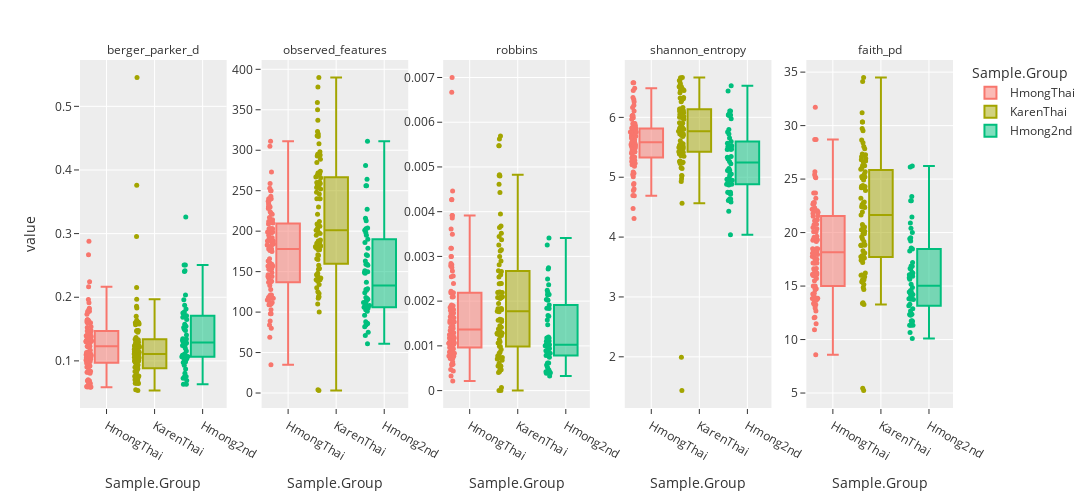

The cell this chart's notebook holds for it:
### Code cell
# Swedish child paper analysis

import pandas as pd
import plotly.express as px
import plotly.io as pio

pio.templates.default = "simple_white"
px.defaults.template = "ggplot2"

df = pd.read_csv('alpha_aggregated.tsv', sep = '\t')
df_new = df[df['folder']== '514_imp_project']
metrics = ['berger_parker_d' , 'observed_features', 'robbins', 'shannon_entropy', 'faith_pd']
fig = px.box(df_new, y = metrics, x = 'Sample.Group', facet_col ="variable", color='Sample.Group', width= 1300, height=500,
            facet_col_spacing=0.04,  category_orders={'stage' : ['NB', '5Y']}, points = 'all')
fig.update_yaxes(matches=None)
fig.update_traces(marker=dict(size=5))
fig.for_each_annotation(lambda a: a.update(text=a.text.split("=")[-1]))
fig.update_xaxes(showticklabels=True)
fig.update_yaxes(showticklabels=True)

fig.update_layout(
    template = 'ggplot2'
)
fig.show()
fig.write_image("dash_514.svg")

### Figure 1 — Plotly figure (JSON) as saved in the notebook; plotly's stock layout.template omitted (floating-point values rounded to 4 significant figures)
{"data": [{"alignmentgroup": "True", "boxpoints": "all", "hovertemplate": "Sample.Group=%{x}<br>variable=berger_parker_d<br>value=%{y}<extra></extra>", "legendgroup": "HmongThai", "marker": {"color": "#F8766D", "size": 5}, "name": "HmongThai", "notched": false, "offsetgroup": "HmongThai", "orientation": "v", "showlegend": true, "type": "box", "x": ["HmongThai", "HmongThai", "HmongThai", "HmongThai", "HmongThai", "HmongThai", "HmongThai", "HmongThai", "HmongThai", "HmongThai", "HmongThai", "HmongThai", "HmongThai", "HmongThai", "HmongThai", "HmongThai", "HmongThai", "HmongThai", "HmongThai", "HmongThai", "HmongThai", "HmongThai", "HmongThai", "HmongThai", "HmongThai", "HmongThai", "HmongThai", "HmongThai", "HmongThai", "HmongThai", "HmongThai", "HmongThai", "HmongThai", "HmongThai", "HmongThai", "HmongThai", "HmongThai", "HmongThai", "HmongThai", "HmongThai", "HmongThai", "HmongThai", "HmongThai", "HmongThai", "HmongThai", "HmongThai", "HmongThai", "HmongThai", "HmongThai", "HmongThai", "HmongThai", "HmongThai", "HmongThai", "HmongThai", "HmongThai", "HmongThai", "HmongThai", "HmongThai", "HmongThai", "HmongThai", "HmongThai", "HmongThai", "HmongThai", "HmongThai", "HmongThai", "HmongThai", "HmongThai", "HmongThai", "HmongThai", "HmongThai", "HmongThai", "HmongThai", "HmongThai", "HmongThai", "HmongThai", "HmongThai", "HmongThai", "HmongThai", "HmongThai", "HmongThai", "HmongThai", "HmongThai", "HmongThai", "HmongThai", "HmongThai", "HmongThai", "HmongThai", "HmongThai", "HmongThai", "HmongThai", "HmongThai", "HmongThai", "HmongThai", "HmongThai", "HmongThai", "HmongThai"], "x0": " ", "xaxis": "x", "y": [0.09783, 0.0991, 0.1731, 0.1613, 0.13, 0.1082, 0.1369, 0.1464, 0.123, 0.1322, 0.2882, 0.1308, 0.09369, 0.07042, 0.136, 0.1051, 0.1369, 0.1027, 0.1125, 0.08372, 0.1067, 0.06427, 0.1827, 0.1393, 0.1169, 0.1141, 0.1637, 0.2164, 0.1964, 0.1132, 0.1468, 0.09021, 0.0991, 0.1598, 0.1524, 0.1284, 0.1591, 0.2669, 0.09605, 0.1073, 0.06821, 0.1219, 0.06616, 0.123, 0.1308, 0.178, 0.1286, 0.0806, 0.134, 0.1308, 0.1472, 0.05869, 0.177, 0.09814, 0.1444, 0.1816, 0.09022, 0.08199, 0.08228, 0.09214, 0.09082, 0.101, 0.178, 0.1387, 0.06879, 0.1086, 0.1109, 0.1598, 0.1363, 0.101, 0.1601, 0.1535, 0.1096, 0.1046, 0.1373, 0.1125, 0.1082, 0.1228, 0.1322, 0.0621, 0.09654, 0.1645, 0.05989, 0.2243, 0.05904, 0.1635, 0.06645, 0.05904, 0.0844, 0.1646, 0.06879, 0.1428, 0.1912, 0.1407, 0.1429, 0.1066], "y0": " ", "yaxis": "y"}, {"alignmentgroup": "True", "boxpoints": "all", "hovertemplate": "Sample.Group=%{x}<br>variable=observed_features<br>value=%{y}<extra></extra>", "legendgroup": "HmongThai", "marker": {"color": "#F8766D", "size": 5}, "name": "HmongThai", "notched": false, "offsetgroup": "HmongThai", "orientation": "v", "showlegend": false, "type": "box", "x": ["HmongThai", "HmongThai", "HmongThai", "HmongThai", "HmongThai", "HmongThai", "HmongThai", "HmongThai", "HmongThai", "HmongThai", "HmongThai", "HmongThai", "HmongThai", "HmongThai", "HmongThai", "HmongThai", "HmongThai", "HmongThai", "HmongThai", "HmongThai", "HmongThai", "HmongThai", "HmongThai", "HmongThai", "HmongThai", "HmongThai", "HmongThai", "HmongThai", "HmongThai", "HmongThai", "HmongThai", "HmongThai", "HmongThai", "HmongThai", "HmongThai", "HmongThai", "HmongThai", "HmongThai", "HmongThai", "HmongThai", "HmongThai", "HmongThai", "HmongThai", "HmongThai", "HmongThai", "HmongThai", "HmongThai", "HmongThai", "HmongThai", "HmongThai", "HmongThai", "HmongThai", "HmongThai", "HmongThai", "HmongThai", "HmongThai", "HmongThai", "HmongThai", "HmongThai", "HmongThai", "HmongThai", "HmongThai", "HmongThai", "HmongThai", "HmongThai", "HmongThai", "HmongThai", "HmongThai", "HmongThai", "HmongThai", "HmongThai", "HmongThai", "HmongThai", "HmongThai", "HmongThai", "HmongThai", "HmongThai", "HmongThai", "HmongThai", "HmongThai", "HmongThai", "HmongThai", "HmongThai", "HmongThai", "HmongThai", "HmongThai", "HmongThai", "HmongThai", "HmongThai", "HmongThai", "HmongThai", "HmongThai", "HmongThai", "HmongThai", "HmongThai", "HmongThai"], "x0": " ", "xaxis": "x2", "y": [128, 188, 230, 138, 98, 203, 117, 80, 250, 191, 112, 153, 153, 110, 180, 198, 117, 116, 89, 238, 163, 259, 214, 212, 195, 115, 146, 138, 35, 224, 184, 221, 188, 121, 144, 144, 160, 118, 178, 157, 161, 175, 217, 240, 222, 183, 111, 176, 84, 153, 228, 234, 159, 137, 243, 120, 311, 273, 237, 305, 121, 109, 183, 156, 199, 253, 189, 250, 154, 109, 103, 192, 232, 142, 230, 133, 203, 210, 191, 240, 98, 203, 188, 69, 203, 187, 209, 203, 178, 138, 199, 149, 137, 166, 181, 157], "y0": " ", "yaxis": "y2"}, {"alignmentgroup": "True", "boxpoints": "all", "hovertemplate": "Sample.Group=%{x}<br>variable=robbins<br>value=%{y}<extra></extra>", "legendgroup": "HmongThai", "marker": {"color": "#F8766D", "size": 5}, "name": "HmongThai", "notched": false, "offsetgroup": "HmongThai", "orientation": "v", "showlegend": false, "type": "box", "x": ["HmongThai", "HmongThai", "HmongThai", "HmongThai", "HmongThai", "HmongThai", "HmongThai", "HmongThai", "HmongThai", "HmongThai", "HmongThai", "HmongThai", "HmongThai", "HmongThai", "HmongThai", "HmongThai", "HmongThai", "HmongThai", "HmongThai", "HmongThai", "HmongThai", "HmongThai", "HmongThai", "HmongThai", "HmongThai", "HmongThai", "HmongThai", "HmongThai", "HmongThai", "HmongThai", "HmongThai", "HmongThai", "HmongThai", "HmongThai", "HmongThai", "HmongThai", "HmongThai", "HmongThai", "HmongThai", "HmongThai", "HmongThai", "HmongThai", "HmongThai", "HmongThai", "HmongThai", "HmongThai", "HmongThai", "HmongThai", "HmongThai", "HmongThai", "HmongThai", "HmongThai", "HmongThai", "HmongThai", "HmongThai", "HmongThai", "HmongThai", "HmongThai", "HmongThai", "HmongThai", "HmongThai", "HmongThai", "HmongThai", "HmongThai", "HmongThai", "HmongThai", "HmongThai", "HmongThai", "HmongThai", "HmongThai", "HmongThai", "HmongThai", "HmongThai", "HmongThai", "HmongThai", "HmongThai", "HmongThai", "HmongThai", "HmongThai", "HmongThai", "HmongThai", "HmongThai", "HmongThai", "HmongThai", "HmongThai", "HmongThai", "HmongThai", "HmongThai", "HmongThai", "HmongThai", "HmongThai", "HmongThai", "HmongThai", "HmongThai", "HmongThai", "HmongThai"], "x0": " ", "xaxis": "x3", "y": [0.0003258, 0.001077, 0.00134, 0.002815, 0.002092, 0.001052, 0.003183, 0.001627, 0.0009998, 0.003913, 0.003498, 0.001535, 0.001813, 0.002561, 0.001858, 0.001677, 0.003183, 0.003859, 0.0009372, 0.001734, 0.0009401, 0.001062, 0.00167, 0.001436, 0.0009431, 0.00125, 0.004274, 0.001151, 0.004464, 0.001898, 0.002752, 0.001802, 0.001077, 0.002392, 0.001169, 0.001565, 0.001101, 0.00284, 0.001415, 0.002547, 0.00179, 0.0007718, 0.0005747, 0.001894, 0.001113, 0.0008604, 0.007002, 0.002101, 0.001346, 0.001535, 0.0006381, 0.0008335, 0.002791, 0.00667, 0.0009123, 0.002219, 0.001245, 0.001264, 0.001028, 0.001116, 0.001032, 0.0007166, 0.0008604, 0.001059, 0.000769, 0.000962, 0.0004359, 0.0008271, 0.001175, 0.0007166, 0.00152, 0.001443, 0.001719, 0.004265, 0.0005863, 0.0005936, 0.001052, 0.0004708, 0.003913, 0.002997, 0.0002152, 0.001213, 0.001293, 0.0008628, 0.002187, 0.0007134, 0.0009696, 0.002187, 0.001198, 0.001652, 0.000769, 0.00361, 0.00139, 0.002671, 0.002997, 0.001916], "y0": " ", "yaxis": "y3"}, {"alignmentgroup": "True", "boxpoints": "all", "hovertemplate": "Sample.Group=%{x}<br>variable=shannon_entropy<br>value=%{y}<extra></extra>", "legendgroup": "HmongThai", "marker": {"color": "#F8766D", "size": 5}, "name": "HmongThai", "notched": false, "offsetgroup": "HmongThai", "orientation": "v", "showlegend": false, "type": "box", "x": ["HmongThai", "HmongThai", "HmongThai", "HmongThai", "HmongThai", "HmongThai", "HmongThai", "HmongThai", "HmongThai", "HmongThai", "HmongThai", "HmongThai", "HmongThai", "HmongThai", "HmongThai", "HmongThai", "HmongThai", "HmongThai", "HmongThai", "HmongThai", "HmongThai", "HmongThai", "HmongThai", "HmongThai", "HmongThai", "HmongThai", "HmongThai", "HmongThai", "HmongThai", "HmongThai", "HmongThai", "HmongThai", "HmongThai", "HmongThai", "HmongThai", "HmongThai", "HmongThai", "HmongThai", "HmongThai", "HmongThai", "HmongThai", "HmongThai", "HmongThai", "HmongThai", "HmongThai", "HmongThai", "HmongThai", "HmongThai", "HmongThai", "HmongThai", "HmongThai", "HmongThai", "HmongThai", "HmongThai", "HmongThai", "HmongThai", "HmongThai", "HmongThai", "HmongThai", "HmongThai", "HmongThai", "HmongThai", "HmongThai", "HmongThai", "HmongThai", "HmongThai", "HmongThai", "HmongThai", "HmongThai", "HmongThai", "HmongThai", "HmongThai", "HmongThai", "HmongThai", "HmongThai", "HmongThai", "HmongThai", "HmongThai", "HmongThai", "HmongThai", "HmongThai", "HmongThai", "HmongThai", "HmongThai", "HmongThai", "HmongThai", "HmongThai", "HmongThai", "HmongThai", "HmongThai", "HmongThai", "HmongThai", "HmongThai", "HmongThai", "HmongThai", "HmongThai"], "x0": " ", "xaxis": "x4", "y": [5.336, 5.896, 5.707, 5.475, 5.048, 5.756, 5.425, 4.691, 5.688, 5.736, 4.894, 5.541, 5.686, 5.393, 5.896, 5.788, 5.425, 5.525, 5.067, 6.024, 5.461, 6.261, 5.687, 6.037, 5.751, 5.281, 5.692, 5.261, 4.312, 6.027, 5.522, 5.995, 5.896, 5.322, 5.207, 5.236, 5.55, 4.78, 5.759, 5.785, 5.86, 5.311, 5.969, 6.3, 5.484, 5.585, 5.334, 5.894, 4.695, 5.541, 5.494, 6.165, 5.232, 5.628, 5.812, 5.185, 6.485, 6.447, 5.654, 6.204, 5.545, 5.285, 5.585, 4.878, 5.751, 6.021, 5.264, 5.488, 5.4, 5.285, 5.087, 5.444, 6.106, 5.606, 5.625, 5.426, 5.756, 5.818, 5.736, 6.332, 4.801, 5.334, 6.025, 4.479, 6.576, 5.547, 5.828, 6.576, 5.76, 5.221, 5.751, 5.34, 5.008, 5.778, 5.578, 5.71], "y0": " ", "yaxis": "y4"}, {"alignmentgroup": "True", "boxpoints": "all", "hovertemplate": "Sample.Group=%{x}<br>variable=faith_pd<br>value=%{y}<extra></extra>", "legendgroup": "HmongThai", "marker": {"color": "#F8766D", "size": 5}, "name": "HmongThai", "notched": false, "offsetgroup": "HmongThai", "orientation": "v", "showlegend": false, "type": "box", "x": ["HmongThai", "HmongThai", "HmongThai", "HmongThai", "HmongThai", "HmongThai", "HmongThai", "HmongThai", "HmongThai", "HmongThai", "HmongThai", "HmongThai", "HmongThai", "HmongThai", "HmongThai", "HmongThai", "HmongThai", "HmongThai", "HmongThai", "HmongThai", "HmongThai", "HmongThai", "HmongThai", "HmongThai", "HmongThai", "HmongThai", "HmongThai", "HmongThai", "HmongThai", "HmongThai", "HmongThai", "HmongThai", "HmongThai", "HmongThai", "HmongThai", "HmongThai", "HmongThai", "HmongThai", "HmongThai", "HmongThai", "HmongThai", "HmongThai", "HmongThai", "HmongThai", "HmongThai", "HmongThai", "HmongThai", "HmongThai", "HmongThai", "HmongThai", "HmongThai", "HmongThai", "HmongThai", "HmongThai", "HmongThai", "HmongThai", "HmongThai", "HmongThai", "HmongThai", "HmongThai", "HmongThai", "HmongThai", "HmongThai", "HmongThai", "HmongThai", "HmongThai", "HmongThai", "HmongThai", "HmongThai", "HmongThai", "HmongThai", "HmongThai", "HmongThai", "HmongThai", "HmongThai", "HmongThai", "HmongThai", "HmongThai", "HmongThai", "HmongThai", "HmongThai", "HmongThai", "HmongThai", "HmongThai", "HmongThai", "HmongThai", "HmongThai", "HmongThai", "HmongThai", "HmongThai", "HmongThai", "HmongThai", "HmongThai", "HmongThai", "HmongThai", "HmongThai"], "x0": " ", "xaxis": "x5", "y": [14.75, 20.07, 25.2, 13.97, 13.25, 18.48, 13.87, 11.48, 25.11, 23.7, 15.0, 22.76, 15.71, 14.76, 17.98, 18.25, 13.87, 13.24, 12.66, 20.73, 16.32, 23.21, 19.34, 21.15, 18.48, 13.78, 21.1, 15.0, 8.569, 22.31, 17.84, 20.77, 20.07, 14.92, 16.01, 16.65, 18.08, 13.38, 17.54, 17.14, 17.94, 17.52, 22.04, 22.69, 21.58, 17.16, 14.25, 17.77, 12.03, 22.76, 22.64, 21.9, 16.08, 15.5, 22.13, 16.11, 31.72, 25.42, 22.04, 25.69, 14.64, 13.64, 17.16, 16.21, 19.46, 22.82, 17.73, 22.19, 15.98, 13.64, 12.95, 19.66, 21.2, 16.62, 20.48, 14.34, 18.48, 19.16, 23.7, 21.78, 12.09, 20.35, 19.57, 10.92, 28.71, 19.33, 19.28, 28.71, 18.27, 16.47, 19.46, 16.0, 13.85, 21.96, 18.22, 21.54], "y0": " ", "yaxis": "y5"}, {"alignmentgroup": "True", "boxpoints": "all", "hovertemplate": "Sample.Group=%{x}<br>variable=berger_parker_d<br>value=%{y}<extra></extra>", "legendgroup": "KarenThai", "marker": {"color": "#A3A500", "size": 5}, "name": "KarenThai", "notched": false, "offsetgroup": "KarenThai", "orientation": "v", "showlegend": true, "type": "box", "x": ["KarenThai", "KarenThai", "KarenThai", "KarenThai", "KarenThai", "KarenThai", "KarenThai", "KarenThai", "KarenThai", "KarenThai", "KarenThai", "KarenThai", "KarenThai", "KarenThai", "KarenThai", "KarenThai", "KarenThai", "KarenThai", "KarenThai", "KarenThai", "KarenThai", "KarenThai", "KarenThai", "KarenThai", "KarenThai", "KarenThai", "KarenThai", "KarenThai", "KarenThai", "KarenThai", "KarenThai", "KarenThai", "KarenThai", "KarenThai", "KarenThai", "KarenThai", "KarenThai", "KarenThai", "KarenThai", "KarenThai", "KarenThai", "KarenThai", "KarenThai", "KarenThai", "KarenThai", "KarenThai", "KarenThai", "KarenThai", "KarenThai", "KarenThai", "KarenThai", "KarenThai", "KarenThai", "KarenThai", "KarenThai", "KarenThai", "KarenThai", "KarenThai", "KarenThai", "KarenThai", "KarenThai", "KarenThai", "KarenThai", "KarenThai", "KarenThai", "KarenThai", "KarenThai", "KarenThai", "KarenThai", "KarenThai", "KarenThai", "KarenThai", "KarenThai", "KarenThai", "KarenThai", "KarenThai", "KarenThai", "KarenThai", "KarenThai", "KarenThai", "KarenThai", "KarenThai", "KarenThai", "KarenThai", "KarenThai", "KarenThai", "KarenThai"], "x0": " ", "xaxis": "x", "y": [0.376, 0.1057, 0.1293, 0.1043, 0.06899, 0.1117, 0.07112, 0.1216, 0.1033, 0.08962, 0.1302, 0.1046, 0.16, 0.1109, 0.1109, 0.1007, 0.06604, 0.05329, 0.1857, 0.1239, 0.09979, 0.09369, 0.123, 0.09622, 0.1102, 0.1471, 0.1167, 0.07108, 0.07598, 0.1004, 0.1452, 0.06493, 0.1253, 0.0993, 0.0881, 0.1569, 0.1234, 0.06527, 0.2955, 0.158, 0.5455, 0.06427, 0.09002, 0.1034, 0.1033, 0.07032, 0.1702, 0.09006, 0.09299, 0.1169, 0.1265, 0.07983, 0.0745, 0.08773, 0.08349, 0.1251, 0.07589, 0.1145, 0.1051, 0.2151, 0.06752, 0.1476, 0.09726, 0.1134, 0.1366, 0.06493, 0.1107, 0.1831, 0.1608, 0.07618, 0.1137, 0.08356, 0.1292, 0.133, 0.1151, 0.1169, 0.197, 0.08404, 0.164, 0.05444, 0.1598, 0.1183, 0.1615, 0.1341, 0.1476, 0.1263, 0.1608], "y0": " ", "yaxis": "y"}, {"alignmentgroup": "True", "boxpoints": "all", "hovertemplate": "Sample.Group=%{x}<br>variable=observed_features<br>value=%{y}<extra></extra>", "legendgroup": "KarenThai", "marker": {"color": "#A3A500", "size": 5}, "name": "KarenThai", "notched": false, "offsetgroup": "KarenThai", "orientation": "v", "showlegend": false, "type": "box", "x": ["KarenThai", "KarenThai", "KarenThai", "KarenThai", "KarenThai", "KarenThai", "KarenThai", "KarenThai", "KarenThai", "KarenThai", "KarenThai", "KarenThai", "KarenThai", "KarenThai", "KarenThai", "KarenThai", "KarenThai", "KarenThai", "KarenThai", "KarenThai", "KarenThai", "KarenThai", "KarenThai", "KarenThai", "KarenThai", "KarenThai", "KarenThai", "KarenThai", "KarenThai", "KarenThai", "KarenThai", "KarenThai", "KarenThai", "KarenThai", "KarenThai", "KarenThai", "KarenThai", "KarenThai", "KarenThai", "KarenThai", "KarenThai", "KarenThai", "KarenThai", "KarenThai", "KarenThai", "KarenThai", "KarenThai", "KarenThai", "KarenThai", "KarenThai", "KarenThai", "KarenThai", "KarenThai", "KarenThai", "KarenThai", "KarenThai", "KarenThai", "KarenThai", "KarenThai", "KarenThai", "KarenThai", "KarenThai", "KarenThai", "KarenThai", "KarenThai", "KarenThai", "KarenThai", "KarenThai", "KarenThai", "KarenThai", "KarenThai", "KarenThai", "KarenThai", "KarenThai", "KarenThai", "KarenThai", "KarenThai", "KarenThai", "KarenThai", "KarenThai", "KarenThai", "KarenThai", "KarenThai", "KarenThai", "KarenThai", "KarenThai", "KarenThai"], "x0": " ", "xaxis": "x2", "y": [148, 260, 170, 186, 134, 212, 295, 266, 125, 271, 146, 171, 199, 240, 240, 246, 209, 337, 240, 272, 298, 269, 140, 209, 153, 182, 166, 285, 123, 201, 154, 254, 140, 185, 197, 206, 165, 221, 4, 267, 3, 259, 179, 180, 289, 204, 185, 350, 230, 188, 320, 189, 256, 201, 117, 195, 318, 261, 177, 274, 359, 138, 390, 272, 252, 254, 293, 158, 119, 248, 130, 308, 140, 184, 294, 257, 142, 323, 100, 317, 144, 177, 181, 181, 110, 378, 119], "y0": " ", "yaxis": "y2"}, {"alignmentgroup": "True", "boxpoints": "all", "hovertemplate": "Sample.Group=%{x}<br>variable=robbins<br>value=%{y}<extra></extra>", "legendgroup": "KarenThai", "marker": {"color": "#A3A500", "size": 5}, "name": "KarenThai", "notched": false, "offsetgroup": "KarenThai", "orientation": "v", "showlegend": false, "type": "box", "x": ["KarenThai", "KarenThai", "KarenThai", "KarenThai", "KarenThai", "KarenThai", "KarenThai", "KarenThai", "KarenThai", "KarenThai", "KarenThai", "KarenThai", "KarenThai", "KarenThai", "KarenThai", "KarenThai", "KarenThai", "KarenThai", "KarenThai", "KarenThai", "KarenThai", "KarenThai", "KarenThai", "KarenThai", "KarenThai", "KarenThai", "KarenThai", "KarenThai", "KarenThai", "KarenThai", "KarenThai", "KarenThai", "KarenThai", "KarenThai", "KarenThai", "KarenThai", "KarenThai", "KarenThai", "KarenThai", "KarenThai", "KarenThai", "KarenThai", "KarenThai", "KarenThai", "KarenThai", "KarenThai", "KarenThai", "KarenThai", "KarenThai", "KarenThai", "KarenThai", "KarenThai", "KarenThai", "KarenThai", "KarenThai", "KarenThai", "KarenThai", "KarenThai", "KarenThai", "KarenThai", "KarenThai", "KarenThai", "KarenThai", "KarenThai", "KarenThai", "KarenThai", "KarenThai", "KarenThai", "KarenThai", "KarenThai", "KarenThai", "KarenThai", "KarenThai", "KarenThai", "KarenThai", "KarenThai", "KarenThai", "KarenThai", "KarenThai", "KarenThai", "KarenThai", "KarenThai", "KarenThai", "KarenThai", "KarenThai", "KarenThai", "KarenThai"], "x0": " ", "xaxis": "x3", "y": [0.002996, 0.003254, 0.001265, 0.000987, 0.00569, 0.0005466, 0.0008588, 0.0009172, 0.004811, 0.003517, 0.001837, 0.0005488, 0.001266, 0.001808, 0.001808, 0.0005401, 0.003645, 0.001288, 0.003946, 0.0007411, 0.001229, 0.001585, 0.002196, 0.0007759, 0.005626, 0.0004284, 0.001826, 0.001417, 0.002076, 0.003373, 0.004828, 0.002391, 0.003445, 0.002814, 0.002104, 0.0005524, 0.002899, 0.00443, 0, 0.001094, 0, 0.001062, 0.00183, 0.0007278, 0.001284, 0.000833, 0.003146, 0.001571, 0.002662, 0.002201, 0.0007439, 0.002592, 0.001304, 0.001595, 0.004798, 0.002061, 0.0004026, 0.0004658, 0.00268, 0.00123, 0.001283, 0.001547, 6.687e-05, 0.001447, 0.001379, 0.002391, 0.001354, 0.001761, 0.005476, 0.0007082, 0.002097, 0.002082, 0.002539, 0.0004739, 0.00195, 0.0009911, 0.001774, 0.002204, 0.002192, 0.0006123, 0.004613, 0.00114, 0.00368, 0.003119, 0.002394, 0.0006761, 0.005476], "y0": " ", "yaxis": "y3"}, {"alignmentgroup": "True", "boxpoints": "all", "hovertemplate": "Sample.Group=%{x}<br>variable=shannon_entropy<br>value=%{y}<extra></extra>", "legendgroup": "KarenThai", "marker": {"color": "#A3A500", "size": 5}, "name": "KarenThai", "notched": false, "offsetgroup": "KarenThai", "orientation": "v", "showlegend": false, "type": "box", "x": ["KarenThai", "KarenThai", "KarenThai", "KarenThai", "KarenThai", "KarenThai", "KarenThai", "KarenThai", "KarenThai", "KarenThai", "KarenThai", "KarenThai", "KarenThai", "KarenThai", "KarenThai", "KarenThai", "KarenThai", "KarenThai", "KarenThai", "KarenThai", "KarenThai", "KarenThai", "KarenThai", "KarenThai", "KarenThai", "KarenThai", "KarenThai", "KarenThai", "KarenThai", "KarenThai", "KarenThai", "KarenThai", "KarenThai", "KarenThai", "KarenThai", "KarenThai", "KarenThai", "KarenThai", "KarenThai", "KarenThai", "KarenThai", "KarenThai", "KarenThai", "KarenThai", "KarenThai", "KarenThai", "KarenThai", "KarenThai", "KarenThai", "KarenThai", "KarenThai", "KarenThai", "KarenThai", "KarenThai", "KarenThai", "KarenThai", "KarenThai", "KarenThai", "KarenThai", "KarenThai", "KarenThai", "KarenThai", "KarenThai", "KarenThai", "KarenThai", "KarenThai", "KarenThai", "KarenThai", "KarenThai", "KarenThai", "KarenThai", "KarenThai", "KarenThai", "KarenThai", "KarenThai", "KarenThai", "KarenThai", "KarenThai", "KarenThai", "KarenThai", "KarenThai", "KarenThai", "KarenThai", "KarenThai", "KarenThai", "KarenThai", "KarenThai"], "x0": " ", "xaxis": "x4", "y": [4.565, 6.331, 5.273, 5.36, 6.075, 5.497, 6.451, 5.608, 5.429, 6.479, 4.975, 5.498, 5.702, 6.141, 6.141, 6.002, 6.323, 6.668, 6.287, 5.679, 6.164, 5.903, 5.23, 6.075, 5.702, 5.535, 5.82, 6.413, 5.423, 6.055, 5.417, 6.616, 5.157, 5.728, 5.798, 5.237, 5.56, 6.492, 1.99, 5.557, 1.435, 6.261, 5.724, 5.263, 6.103, 5.801, 5.561, 6.457, 6.115, 5.745, 6.015, 5.911, 6.1, 5.841, 5.755, 5.49, 6.454, 5.482, 5.858, 5.968, 6.564, 5.387, 5.512, 5.809, 6.054, 6.616, 5.986, 5.426, 5.395, 6.048, 5.351, 6.516, 5.144, 5.448, 6.311, 5.816, 5.03, 6.66, 5.023, 6.511, 5.25, 5.428, 5.247, 5.767, 4.927, 6.523, 5.395], "y0": " ", "yaxis": "y4"}, {"alignmentgroup": "True", "boxpoints": "all", "hovertemplate": "Sample.Group=%{x}<br>variable=faith_pd<br>value=%{y}<extra></extra>", "legendgroup": "KarenThai", "marker": {"color": "#A3A500", "size": 5}, "name": "KarenThai", "notched": false, "offsetgroup": "KarenThai", "orientation": "v", "showlegend": false, "type": "box", "x": ["KarenThai", "KarenThai", "KarenThai", "KarenThai", "KarenThai", "KarenThai", "KarenThai", "KarenThai", "KarenThai", "KarenThai", "KarenThai", "KarenThai", "KarenThai", "KarenThai", "KarenThai", "KarenThai", "KarenThai", "KarenThai", "KarenThai", "KarenThai", "KarenThai", "KarenThai", "KarenThai", "KarenThai", "KarenThai", "KarenThai", "KarenThai", "KarenThai", "KarenThai", "KarenThai", "KarenThai", "KarenThai", "KarenThai", "KarenThai", "KarenThai", "KarenThai", "KarenThai", "KarenThai", "KarenThai", "KarenThai", "KarenThai", "KarenThai", "KarenThai", "KarenThai", "KarenThai", "KarenThai", "KarenThai", "KarenThai", "KarenThai", "KarenThai", "KarenThai", "KarenThai", "KarenThai", "KarenThai", "KarenThai", "KarenThai", "KarenThai", "KarenThai", "KarenThai", "KarenThai", "KarenThai", "KarenThai", "KarenThai", "KarenThai", "KarenThai", "KarenThai", "KarenThai", "KarenThai", "KarenThai", "KarenThai", "KarenThai", "KarenThai", "KarenThai", "KarenThai", "KarenThai", "KarenThai", "KarenThai", "KarenThai", "KarenThai", "KarenThai", "KarenThai", "KarenThai", "KarenThai", "KarenThai", "KarenThai", "KarenThai", "KarenThai"], "x0": " ", "xaxis": "x5", "y": [17.6, 22.35, 17.71, 18.31, 21.93, 19.9, 24.16, 22.76, 13.44, 26.25, 15.41, 17.41, 19.61, 22.42, 22.42, 22.41, 27.83, 28.65, 27.34, 24.33, 31.19, 23.93, 15.15, 20.13, 17.81, 18.87, 17.75, 26.94, 14.86, 26.27, 17.85, 30.33, 15.35, 18.82, 19.17, 22.87, 18.1, 22.61, 5.228, 24.4, 5.44, 23.21, 18.82, 17.73, 26.69, 19.43, 19.88, 34.12, 27.26, 20.53, 26.8, 20.75, 24.3, 24.92, 16.21, 20.27, 28.4, 21.63, 25.45, 25.2, 29.52, 16.01, 34.51, 26.56, 25.68, 30.33, 25.92, 15.87, 15.6, 20.53, 14.67, 26.04, 17.61, 18.81, 25.25, 24.18, 16.03, 28.05, 13.28, 27.08, 17.47, 17.2, 25.1, 18.8, 13.38, 29.74, 15.6], "y0": " ", "yaxis": "y5"}, {"alignmentgroup": "True", "boxpoints": "all", "hovertemplate": "Sample.Group=%{x}<br>variable=berger_parker_d<br>value=%{y}<extra></extra>", "legendgroup": "Hmong2nd", "marker": {"color": "#00BF7D", "size": 5}, "name": "Hmong2nd", "notched": false, "offsetgroup": "Hmong2nd", "orientation": "v", "showlegend": true, "type": "box", "x": ["Hmong2nd", "Hmong2nd", "Hmong2nd", "Hmong2nd", "Hmong2nd", "Hmong2nd", "Hmong2nd", "Hmong2nd", "Hmong2nd", "Hmong2nd", "Hmong2nd", "Hmong2nd", "Hmong2nd", "Hmong2nd", "Hmong2nd", "Hmong2nd", "Hmong2nd", "Hmong2nd", "Hmong2nd", "Hmong2nd", "Hmong2nd", "Hmong2nd", "Hmong2nd", "Hmong2nd", "Hmong2nd", "Hmong2nd", "Hmong2nd", "Hmong2nd", "Hmong2nd", "Hmong2nd", "Hmong2nd", "Hmong2nd", "Hmong2nd", "Hmong2nd", "Hmong2nd", "Hmong2nd", "Hmong2nd", "Hmong2nd", "Hmong2nd", "Hmong2nd", "Hmong2nd", "Hmong2nd", "Hmong2nd", "Hmong2nd", "Hmong2nd", "Hmong2nd", "Hmong2nd", "Hmong2nd", "Hmong2nd", "Hmong2nd", "Hmong2nd", "Hmong2nd", "Hmong2nd", "Hmong2nd"], "x0": " ", "xaxis": "x", "y": [0.1025, 0.06345, 0.1097, 0.1348, 0.09301, 0.1707, 0.1497, 0.06899, 0.07563, 0.1651, 0.1199, 0.1754, 0.1157, 0.1961, 0.2417, 0.1033, 0.1065, 0.1346, 0.1238, 0.2508, 0.2037, 0.1081, 0.1814, 0.06323, 0.2405, 0.1066, 0.1068, 0.1577, 0.1318, 0.1407, 0.1684, 0.1249, 0.07519, 0.1523, 0.1767, 0.1296, 0.1873, 0.2508, 0.07259, 0.326, 0.08065, 0.09728, 0.08736, 0.1544, 0.1241, 0.111, 0.1282, 0.1707, 0.09851, 0.1717, 0.1479, 0.1296, 0.1246, 0.1089], "y0": " ", "yaxis": "y"}, {"alignmentgroup": "True", "boxpoints": "all", "hovertemplate": "Sample.Group=%{x}<br>variable=observed_features<br>value=%{y}<extra></extra>", "legendgroup": "Hmong2nd", "marker": {"color": "#00BF7D", "size": 5}, "name": "Hmong2nd", "notched": false, "offsetgroup": "Hmong2nd", "orientation": "v", "showlegend": false, "type": "box", "x": ["Hmong2nd", "Hmong2nd", "Hmong2nd", "Hmong2nd", "Hmong2nd", "Hmong2nd", "Hmong2nd", "Hmong2nd", "Hmong2nd", "Hmong2nd", "Hmong2nd", "Hmong2nd", "Hmong2nd", "Hmong2nd", "Hmong2nd", "Hmong2nd", "Hmong2nd", "Hmong2nd", "Hmong2nd", "Hmong2nd", "Hmong2nd", "Hmong2nd", "Hmong2nd", "Hmong2nd", "Hmong2nd", "Hmong2nd", "Hmong2nd", "Hmong2nd", "Hmong2nd", "Hmong2nd", "Hmong2nd", "Hmong2nd", "Hmong2nd", "Hmong2nd", "Hmong2nd", "Hmong2nd", "Hmong2nd", "Hmong2nd", "Hmong2nd", "Hmong2nd", "Hmong2nd", "Hmong2nd", "Hmong2nd", "Hmong2nd", "Hmong2nd", "Hmong2nd", "Hmong2nd", "Hmong2nd", "Hmong2nd", "Hmong2nd", "Hmong2nd", "Hmong2nd", "Hmong2nd", "Hmong2nd"], "x0": " ", "xaxis": "x2", "y": [195, 201, 159, 107, 109, 86, 86, 311, 186, 213, 170, 149, 88, 71, 84, 190, 148, 106, 101, 112, 108, 163, 82, 264, 171, 158, 124, 96, 116, 129, 179, 118, 216, 103, 198, 256, 137, 112, 227, 61, 117, 204, 203, 150, 151, 75, 128, 86, 159, 114, 105, 256, 127, 281], "y0": " ", "yaxis": "y2"}, {"alignmentgroup": "True", "boxpoints": "all", "hovertemplate": "Sample.Group=%{x}<br>variable=robbins<br>value=%{y}<extra></extra>", "legendgroup": "Hmong2nd", "marker": {"color": "#00BF7D", "size": 5}, "name": "Hmong2nd", "notched": false, "offsetgroup": "Hmong2nd", "orientation": "v", "showlegend": false, "type": "box", "x": ["Hmong2nd", "Hmong2nd", "Hmong2nd", "Hmong2nd", "Hmong2nd", "Hmong2nd", "Hmong2nd", "Hmong2nd", "Hmong2nd", "Hmong2nd", "Hmong2nd", "Hmong2nd", "Hmong2nd", "Hmong2nd", "Hmong2nd", "Hmong2nd", "Hmong2nd", "Hmong2nd", "Hmong2nd", "Hmong2nd", "Hmong2nd", "Hmong2nd", "Hmong2nd", "Hmong2nd", "Hmong2nd", "Hmong2nd", "Hmong2nd", "Hmong2nd", "Hmong2nd", "Hmong2nd", "Hmong2nd", "Hmong2nd", "Hmong2nd", "Hmong2nd", "Hmong2nd", "Hmong2nd", "Hmong2nd", "Hmong2nd", "Hmong2nd", "Hmong2nd", "Hmong2nd", "Hmong2nd", "Hmong2nd", "Hmong2nd", "Hmong2nd", "Hmong2nd", "Hmong2nd", "Hmong2nd", "Hmong2nd", "Hmong2nd", "Hmong2nd", "Hmong2nd", "Hmong2nd", "Hmong2nd"], "x0": " ", "xaxis": "x3", "y": [0.001105, 0.002243, 0.0008038, 0.0004227, 0.002747, 0.0009004, 0.003412, 0.001834, 0.0009744, 0.001033, 0.0005225, 0.002498, 0.00203, 0.003257, 0.0004241, 0.001679, 0.001013, 0.0009909, 0.002364, 0.0006143, 0.001576, 0.00272, 0.0003251, 0.001661, 0.0005699, 0.0008347, 0.0022, 0.0004649, 0.0004519, 0.0009404, 0.000891, 0.001914, 0.001003, 0.002142, 0.0007823, 0.001024, 0.001111, 0.0006143, 0.001176, 0.001842, 0.0008766, 0.00103, 0.001177, 0.001197, 0.0004265, 0.0003882, 0.0004012, 0.0009004, 0.002149, 0.0007472, 0.002037, 0.001024, 0.002019, 0.001472], "y0": " ", "yaxis": "y3"}, {"alignmentgroup": "True", "boxpoints": "all", "hovertemplate": "Sample.Group=%{x}<br>variable=shannon_entropy<br>value=%{y}<extra></extra>", "legendgroup": "Hmong2nd", "marker": {"color": "#00BF7D", "size": 5}, "name": "Hmong2nd", "notched": false, "offsetgroup": "Hmong2nd", "orientation": "v", "showlegend": false, "type": "box", "x": ["Hmong2nd", "Hmong2nd", "Hmong2nd", "Hmong2nd", "Hmong2nd", "Hmong2nd", "Hmong2nd", "Hmong2nd", "Hmong2nd", "Hmong2nd", "Hmong2nd", "Hmong2nd", "Hmong2nd", "Hmong2nd", "Hmong2nd", "Hmong2nd", "Hmong2nd", "Hmong2nd", "Hmong2nd", "Hmong2nd", "Hmong2nd", "Hmong2nd", "Hmong2nd", "Hmong2nd", "Hmong2nd", "Hmong2nd", "Hmong2nd", "Hmong2nd", "Hmong2nd", "Hmong2nd", "Hmong2nd", "Hmong2nd", "Hmong2nd", "Hmong2nd", "Hmong2nd", "Hmong2nd", "Hmong2nd", "Hmong2nd", "Hmong2nd", "Hmong2nd", "Hmong2nd", "Hmong2nd", "Hmong2nd", "Hmong2nd", "Hmong2nd", "Hmong2nd", "Hmong2nd", "Hmong2nd", "Hmong2nd", "Hmong2nd", "Hmong2nd", "Hmong2nd", "Hmong2nd", "Hmong2nd"], "x0": " ", "xaxis": "x4", "y": [5.469, 6.053, 5.307, 4.611, 5.518, 4.638, 4.715, 6.439, 5.655, 5.469, 5.525, 5.111, 5.226, 4.621, 4.743, 5.721, 5.465, 4.75, 5.055, 4.881, 4.748, 5.569, 4.433, 6.528, 5.06, 4.948, 5.347, 4.584, 4.966, 5.508, 5.334, 5.262, 6.04, 4.95, 5.103, 6.108, 4.974, 4.881, 6.031, 4.04, 5.598, 5.798, 5.977, 5.117, 5.48, 4.929, 4.868, 4.638, 5.756, 5.019, 5.146, 6.108, 5.51, 6.038], "y0": " ", "yaxis": "y4"}, {"alignmentgroup": "True", "boxpoints": "all", "hovertemplate": "Sample.Group=%{x}<br>variable=faith_pd<br>value=%{y}<extra></extra>", "legendgroup": "Hmong2nd", "marker": {"color": "#00BF7D", "size": 5}, "name": "Hmong2nd", "notched": false, "offsetgroup": "Hmong2nd", "orientation": "v", "showlegend": false, "type": "box", "x": ["Hmong2nd", "Hmong2nd", "Hmong2nd", "Hmong2nd", "Hmong2nd", "Hmong2nd", "Hmong2nd", "Hmong2nd", "Hmong2nd", "Hmong2nd", "Hmong2nd", "Hmong2nd", "Hmong2nd", "Hmong2nd", "Hmong2nd", "Hmong2nd", "Hmong2nd", "Hmong2nd", "Hmong2nd", "Hmong2nd", "Hmong2nd", "Hmong2nd", "Hmong2nd", "Hmong2nd", "Hmong2nd", "Hmong2nd", "Hmong2nd", "Hmong2nd", "Hmong2nd", "Hmong2nd", "Hmong2nd", "Hmong2nd", "Hmong2nd", "Hmong2nd", "Hmong2nd", "Hmong2nd", "Hmong2nd", "Hmong2nd", "Hmong2nd", "Hmong2nd", "Hmong2nd", "Hmong2nd", "Hmong2nd", "Hmong2nd", "Hmong2nd", "Hmong2nd", "Hmong2nd", "Hmong2nd", "Hmong2nd", "Hmong2nd", "Hmong2nd", "Hmong2nd", "Hmong2nd", "Hmong2nd"], "x0": " ", "xaxis": "x5", "y": [16.85, 19.43, 17.21, 13.74, 14.01, 11.34, 12.34, 26.14, 18.47, 21.45, 16.88, 14.59, 12.26, 11.74, 11.69, 19.51, 16.23, 13.87, 11.76, 14.24, 13.76, 16.28, 10.67, 23.37, 15.92, 16.06, 14.44, 12.38, 13.3, 14.87, 18.27, 13.81, 20.9, 13.16, 18.56, 22.98, 15.17, 14.24, 20.39, 10.11, 12.88, 19.21, 20.0, 16.64, 14.46, 11.34, 15.79, 11.34, 16.62, 12.68, 14.21, 22.98, 15.64, 26.23], "y0": " ", "yaxis": "y5"}], "layout": {"annotations": [{"font": {}, "showarrow": false, "text": "berger_parker_d", "x": 0.084, "xanchor": "center", "xref": "paper", "y": 1, "yanchor": "bottom", "yref": "paper"}, {"font": {}, "showarrow": false, "text": "observed_features", "x": 0.292, "xanchor": "center", "xref": "paper", "y": 1, "yanchor": "bottom", "yref": "paper"}, {"font": {}, "showarrow": false, "text": "robbins", "x": 0.5, "xanchor": "center", "xref": "paper", "y": 1, "yanchor": "bottom", "yref": "paper"}, {"font": {}, "showarrow": false, "text": "shannon_entropy", "x": 0.708, "xanchor": "center", "xref": "paper", "y": 1, "yanchor": "bottom", "yref": "paper"}, {"font": {}, "showarrow": false, "text": "faith_pd", "x": 0.916, "xanchor": "center", "xref": "paper", "y": 1, "yanchor": "bottom", "yref": "paper"}], "boxmode": "overlay", "height": 500, "legend": {"title": {"text": "Sample.Group"}, "tracegroupgap": 0}, "margin": {"t": 60}, "width": 1300, "xaxis": {"anchor": "y", "categoryarray": ["HmongThai", "KarenThai", "Hmong2nd"], "categoryorder": "array", "domain": [0, 0.168], "showticklabels": true, "title": {"text": "Sample.Group"}}, "xaxis2": {"anchor": "y2", "categoryarray": ["HmongThai", "KarenThai", "Hmong2nd"], "categoryorder": "array", "domain": [0.208, 0.376], "matches": "x", "showticklabels": true, "title": {"text": "Sample.Group"}}, "xaxis3": {"anchor": "y3", "categoryarray": ["HmongThai", "KarenThai", "Hmong2nd"], "categoryorder": "array", "domain": [0.416, 0.584], "matches": "x", "showticklabels": true, "title": {"text": "Sample.Group"}}, "xaxis4": {"anchor": "y4", "categoryarray": ["HmongThai", "KarenThai", "Hmong2nd"], "categoryorder": "array", "domain": [0.624, 0.792], "matches": "x", "showticklabels": true, "title": {"text": "Sample.Group"}}, "xaxis5": {"anchor": "y5", "categoryarray": ["HmongThai", "KarenThai", "Hmong2nd"], "categoryorder": "array", "domain": [0.832, 1], "matches": "x", "showticklabels": true, "title": {"text": "Sample.Group"}}, "yaxis": {"anchor": "x", "domain": [0, 1], "showticklabels": true, "title": {"text": "value"}}, "yaxis2": {"anchor": "x2", "domain": [0, 1], "showticklabels": true}, "yaxis3": {"anchor": "x3", "domain": [0, 1], "showticklabels": true}, "yaxis4": {"anchor": "x4", "domain": [0, 1], "showticklabels": true}, "yaxis5": {"anchor": "x5", "domain": [0, 1], "showticklabels": true}}}
